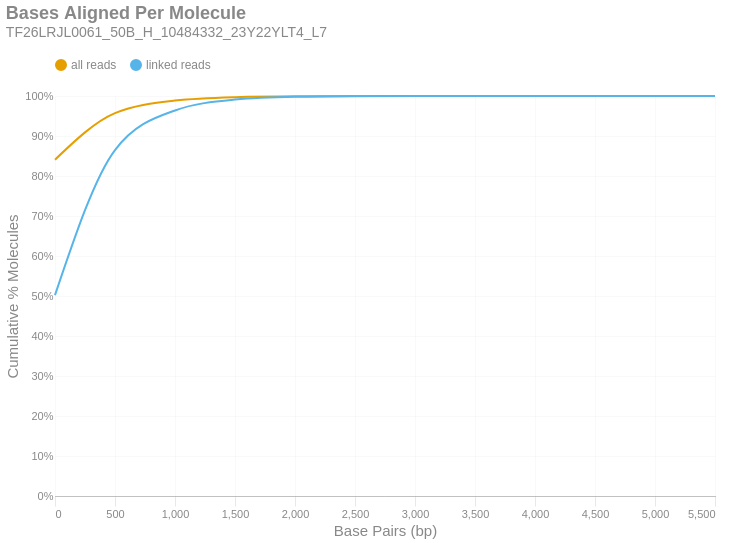

Source (notebook cell):
### Markdown cell above
### Bases Aligned Per Molecule
This is a cumulative frequency distribution showing the number of base pairs aligned per unique molecule. These data are shown in 500 bp bins. There are two distributions: one with `all reads` (yellow) and another with only `linked reads` (blue). The percent of molecules in the `linked reads` distribution is relative to the total number of linked molecules.

### Code cell
if SKIPLR:
    print_html(f"Skipped")
else:
    binned_df = consolidated_hist(valids['aligned_bp'], mask, 500, True)
    with SafeRender(binned_df):
        (
            density_plot(binned_df, 'Bases Aligned Per Molecule', samplename, 'basesper')
            .encode(
                x=alt.X('bin:Q', title="Base Pairs (bp)").axis(tickMinStep=500).scale(padding=0),
                y=alt.Y('value:Q', title='Cumulative % Molecules')
                    .axis(format='%')
                    .scale(domain = [0,1])
                    .stack(False),
                color=alt.Color("key:N").scale(domain = ["all reads", "linked reads"]),
                tooltip = [
                    alt.Tooltip("key:N", title = "Data Type"),
                    alt.Tooltip("range_label:N", title="Bases Aligned Per Molecule"),
                    alt.Tooltip("value:Q", format = ".2%", title="% Molecules (Cum.)")
                ]
            )
        ).display()

### Figure 1 — Vega-Lite specification as saved in the notebook (floating-point values rounded to 4 significant figures)
{"width": "container", "height": 400, "config": {"title": {"anchor": "start", "dy": -15, "fontSize": 18, "color": "#888888", "subtitleColor": "#888888", "subtitleFontSize": 14}, "arc": {"fill": "#0072B2"}, "axis": {"domainColor": "#888888", "domainWidth": 0.5, "gridWidth": 0.2, "grid": false, "titleFontWeight": 400, "titleFontSize": 15, "labelFontSize": 11, "labelColor": "#888888", "tickColor": "#888888", "tickWidth": 0.2, "titleColor": "#888888"}, "axisBand": {"grid": false}, "axisX": {"grid": true, "tickSize": 10, "domainCap": "round"}, "axisY": {"domain": false, "grid": true, "tickSize": 0, "domainCap": "round"}, "background": "transparent", "header": {"labelFontSize": 15, "labelColor": "#888888", "titleFontSize": 15, "titleFontWeight": 600, "titleColor": "#888888"}, "legend": {"labelFont": "sans-serif", "labelFontSize": 12, "labelColor": "#888888", "symbolSize": 100, "symbolType": "circle", "titleFontSize": 12, "titlePadding": 10, "titleColor": "#888888", "title": null, "orient": "top"}, "range": {"category": ["#E69F00", "#56B4E9", "#009E73", "#F0E442", "#0072B2", "#D55E00", "#CC79A7", "#000000"], "diverging": ["#cfe8f3", "#a2d4ec", "#73bfe2", "#46abdb", "#1696d2", "#12719e"]}, "area": {"fill": "#0072B2", "fillOpacity": 0.7, "line": true, "strokeOpacity": 0.7}, "line": {"color": "#0072B2", "stroke": "#0072B2", "strokeWidth": 2}, "trail": {"color": "#0072B2", "stroke": "#0072B2", "strokeWidth": 0, "size": 1}, "point": {"filled": true, "fillOpacity": 1.0, "size": 95}, "text": {"color": "#888888", "fontSize": 11, "align": "right", "fontWeight": 400, "size": 11}, "bar": {"fill": "#0072B2", "stroke": null}, "view": {"stroke": null, "continuousWidth": 660, "continuousHeight": 400}}, "data": {"name": "data-195766a9a46a38672f8306e3fe37b793"}, "mark": {"type": "line", "interpolate": "monotone", "point": {"opacity": 0, "size": 275}}, "encoding": {"color": {"field": "key", "scale": {"domain": ["all reads", "linked reads"]}, "type": "nominal"}, "tooltip": [{"field": "key", "title": "Data Type", "type": "nominal"}, {"field": "range_label", "title": "Bases Aligned Per Molecule", "type": "nominal"}, {"field": "value", "format": ".2%", "title": "% Molecules (Cum.)", "type": "quantitative"}], "x": {"axis": {"tickMinStep": 500}, "field": "bin", "scale": {"padding": 0}, "title": "Base Pairs (bp)", "type": "quantitative"}, "y": {"axis": {"format": "%"}, "field": "value", "scale": {"domain": [0, 1]}, "stack": false, "title": "Cumulative % Molecules", "type": "quantitative"}}, "params": [{"name": "param_c36ac31b6afebe62", "select": {"type": "point", "fields": ["key"]}, "bind": "legend"}], "title": {"text": "Bases Aligned Per Molecule", "subtitle": "TF26LRJL0061_50B_H_10484332_23Y22YLT4_L7"}, "transform": [{"fold": ["all reads (cumsum)", "linked reads (cumsum)"]}, {"calculate": "replace(datum.key, ' (cumsum)', '')", "as": "key"}, {"filter": {"param": "param_c36ac31b6afebe62"}}], "usermeta": {"embedOptions": {"downloadFileName": "TF26LRJL0061_50B_H_10484332_23Y22YLT4_L7.basesper"}}, "$schema": "https://vega.github.io/schema/vega-lite/v6.4.1.json", "datasets": {"data-195766a9a46a38672f8306e3fe37b793": [{"bin": "0.0", "interval": "0.0-500.0", "all reads": 0.8409, "linked reads": 0.5021, "all reads (cumsum)": 0.8409, "linked reads (cumsum)": 0.5021, "range_label": "0-499"}, {"bin": "500.0", "interval": "500.0-1000.0", "all reads": 0.1163, "linked reads": 0.3628, "all reads (cumsum)": 0.9572, "linked reads (cumsum)": 0.8649, "range_label": "500-999"}, {"bin": "1000.0", "interval": "1000.0-1500.0", "all reads": 0.03135, "linked reads": 0.09891, "all reads (cumsum)": 0.9885, "linked reads (cumsum)": 0.9639, "range_label": "1000-1499"}, {"bin": "1500.0", "interval": "1500.0-2000.0", "all reads": 0.00862, "linked reads": 0.02721, "all reads (cumsum)": 0.9972, "linked reads (cumsum)": 0.9911, "range_label": "1500-1999"}, {"bin": "2000.0", "interval": "2000.0-2500.0", "all reads": 0.002245, "linked reads": 0.007087, "all reads (cumsum)": 0.9994, "linked reads (cumsum)": 0.9982, "range_label": "2000-2499"}, {"bin": "2500.0", "interval": "2500.0-3000.0", "all reads": 0.0004547, "linked reads": 0.001435, "all reads (cumsum)": 0.9999, "linked reads (cumsum)": 0.9996, "range_label": "2500-2999"}, {"bin": "3000.0", "interval": "3000.0-3500.0", "all reads": 9.843e-05, "linked reads": 0.0003107, "all reads (cumsum)": 1.0, "linked reads (cumsum)": 0.9999, "range_label": "3000-3499"}, {"bin": "3500.0", "interval": "3500.0-4000.0", "all reads": 2.433e-05, "linked reads": 7.68e-05, "all reads (cumsum)": 1.0, "linked reads (cumsum)": 1.0, "range_label": "3500-3999"}, {"bin": "4000.0", "interval": "4000.0-4500.0", "all reads": 6.584e-06, "linked reads": 2.078e-05, "all reads (cumsum)": 1.0, "linked reads (cumsum)": 1.0, "range_label": "4000-4499"}, {"bin": "4500.0", "interval": "4500.0-5000.0", "all reads": 1.204e-06, "linked reads": 3.802e-06, "all reads (cumsum)": 1.0, "linked reads (cumsum)": 1.0, "range_label": "4500-4999"}, {"bin": "5000.0", "interval": "5000.0-5500.0", "all reads": 3.211e-07, "linked reads": 1.014e-06, "all reads (cumsum)": 1.0, "linked reads (cumsum)": 1.0, "range_label": "5000-5499"}, {"bin": "5500.0", "interval": "5500.0-6000.0", "all reads": 8.029e-08, "linked reads": 2.535e-07, "all reads (cumsum)": 1.0, "linked reads (cumsum)": 1.0, "range_label": "5500-5999"}]}}
